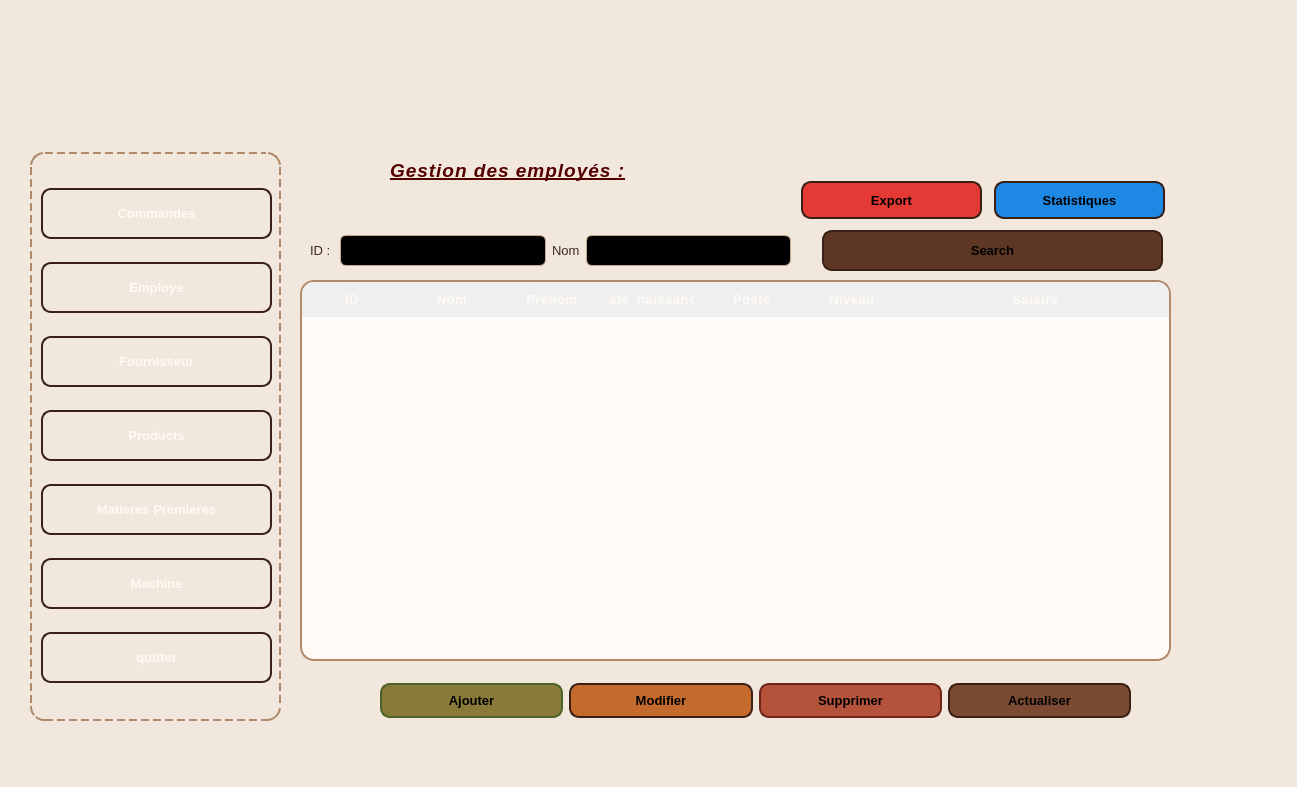
<?xml version="1.0" encoding="UTF-8"?>
<ui version="4.0">
 <class>pageemployee</class>
 <widget class="QDialog" name="pageemployee">
  <property name="geometry">
   <rect>
    <x>0</x>
    <y>0</y>
    <width>1297</width>
    <height>787</height>
   </rect>
  </property>
  <property name="windowTitle">
   <string>Dialog</string>
  </property>
  <property name="styleSheet">
   <string notr="true">/* =====================================================
   THEME ERP – STITCHED LEATHER / CUIR PREMIUM
===================================================== */

/* =======================
   GLOBAL
======================= */
QMainWindow, QWidget {
    background-color: #f1e7dc;
    font-family: &quot;Segoe UI&quot;;
    font-size: 13px;
    color: #3a2a20;
}

/* =======================
   LABELS
======================= */
QLabel {
    color: #3a2a20;
}

/* Main title */
QLabel#label_8 {
    font-size: 20px;
    font-weight: bold;
    color: #5b2f1d;
    letter-spacing: 1px;
}

/* =======================
   GROUPBOX – STITCHED LEATHER
======================= */
QGroupBox {
    background-color: qlineargradient(
        x1:0, y1:0, x2:0, y2:1,
        stop:0 #fff6ec,
        stop:1 #ead7c6
    );
    border: 2px dashed #b08a6b;   /* stitched effect */
    border-radius: 14px;
    margin-top: 22px;
}

QGroupBox::title {
    subcontrol-origin: margin;
    left: 16px;
    top: -12px;
    padding: 2px 10px;
    background-color: #f1e7dc;
    color: #5b2f1d;
    font-weight: bold;
    letter-spacing: 0.5px;
}

/* =======================
   INPUTS – EMBEDDED LEATHER
======================= */
QLineEdit, QDateTimeEdit, QComboBox {
    background-color: rgba(255, 250, 245, 0.6);
    border: 1px solid #c6a88d;
    border-radius: 6px;
    padding: 6px;
    color: #3a2a20;
}

QLineEdit:focus,
QDateTimeEdit:focus,
QComboBox:focus {
    border: 2px solid #6b3e26;
    background-color: #fffaf5;
}

QLineEdit:disabled,
QDateTimeEdit:disabled {
    color: #8a7a6e;
    background-color: #e6d8cc;
}

/* =======================
   COMBOBOX DROPDOWN
======================= */
QComboBox::drop-down {
    border-left: 1px solid #c6a88d;
}

QComboBox QAbstractItemView {
    background-color: #fffaf5;
    selection-background-color: #d8b59c;
    border: 1px solid #c6a88d;
}

/* =======================
   TABLE – LEATHER PANEL
======================= */
QTableWidget {
    background-color: #fffaf5;
    border: 2px solid #b08a6b;
    border-radius: 14px;
    gridline-color: #e0d2c5;
}

QHeaderView::section {
    background-color: qlineargradient(
        x1:0, y1:0, x2:0, y2:1,
        stop:0 #6b3e26,
        stop:1 #4a2717
    );
    color: #fffaf5;
    padding: 8px;
    border: none;
    font-weight: bold;
    letter-spacing: 0.5px;
}

QTableWidget::item {
    padding: 8px;
}

QTableWidget::item:selected {
    background-color: #d8b59c;
    color: #2a1a12;
}

/* =======================
   BUTTONS – LEATHER PATCH
======================= */
QPushButton {
    background-color: qlineargradient(
        x1:0, y1:0, x2:0, y2:1,
        stop:0 #7a4a2e,
        stop:1 #5b2f1d
    );
    border: 2px solid #3a1f14;
    border-radius: 10px;
    padding: 8px 16px;
    font-weight: bold;
    color: #fffaf5;
}

QPushButton:hover {
    background-color: qlineargradient(
        x1:0, y1:0, x2:0, y2:1,
        stop:0 #8b5a3a,
        stop:1 #6b3e26
    );
}

QPushButton:pressed {
    background-color: #4a2717;
}

/* Accent buttons */
QPushButton#pushButton {
    background-color: #6f8f3d;
    border-color: #4c6328;
}

QPushButton#pushButton_3 {
    background-color: #a23b2a;
    border-color: #6e2418;
}

/* Pagination buttons */
QPushButton#pushButton_8,
QPushButton#pushButton_13,
QPushButton#pushButton_14,
QPushButton#pushButton_15,
QPushButton#pushButton_16 {
    background-color: #a47148;
    border-color: #6b3e26;
}

/* =======================
   MENU BAR – DARK LEATHER
======================= */
QMenuBar {
    background-color: #4a2717;
    color: #fffaf5;
}

QMenuBar::item:selected {
    background-color: #7a4a2e;
}

/* =======================
   STATUS BAR
======================= */
QStatusBar {
    background-color: #e9dccf;
    color: #3a2a20;
    border-top: 1px solid #c6a88d;
}
</string>
  </property>
  <widget class="QWidget" name="horizontalLayoutWidget_4">
   <property name="geometry">
    <rect>
     <x>310</x>
     <y>230</y>
     <width>481</width>
     <height>41</height>
    </rect>
   </property>
   <layout class="QHBoxLayout" name="horizontalLayout_5">
    <item>
     <widget class="QLabel" name="label_3">
      <property name="text">
       <string>ID : </string>
      </property>
     </widget>
    </item>
    <item>
     <widget class="QLineEdit" name="searchIdEdit">
      <property name="styleSheet">
       <string notr="true">background-color : black;
color : white;</string>
      </property>
     </widget>
    </item>
    <item>
     <widget class="QLabel" name="label_4">
      <property name="text">
       <string>Nom</string>
      </property>
     </widget>
    </item>
    <item>
     <widget class="QLineEdit" name="searchNomEdit">
      <property name="styleSheet">
       <string notr="true">background-color : black;
color : white;</string>
      </property>
     </widget>
    </item>
   </layout>
  </widget>
  <widget class="QTableWidget" name="tableWidget">
   <property name="enabled">
    <bool>true</bool>
   </property>
   <property name="geometry">
    <rect>
     <x>300</x>
     <y>280</y>
     <width>871</width>
     <height>381</height>
    </rect>
   </property>
   <property name="styleSheet">
    <string notr="true">/* =======================
   TABLE – PERFECT ROUNDED LEATHER
======================= */

QTableWidget {
    background-color: #fffaf5;
    border: 2px solid #b08a6b;
    border-radius: 14px;
    gridline-color: #e0d2c5;
    padding: 0px;
}

/* IMPORTANT: clip the viewport */
QTableWidget::viewport {
    background-color: #fffaf5;
    border-radius: 12px;
}

/* Remove internal borders */
QTableWidget QTableCornerButton::section {
    background-color: #6b3e26;
    border: none;
}

/* Header styling */
QHeaderView {
    background-color: transparent;
}

QHeaderView::section {
    background-color: qlineargradient(
        x1:0, y1:0, x2:0, y2:1,
        stop:0 #6b3e26,
        stop:1 #4a2717
    );
    color: #fffaf5;
    padding: 8px;
    border: none;
    font-weight: bold;
}

/* Round TOP corners manually */
QHeaderView::section:first {
    border-top-left-radius: 12px;
}

QHeaderView::section:last {
    border-top-right-radius: 12px;
}

/* Table items */
QTableWidget::item {
    padding: 8px;
    border-bottom: 1px solid #e0d2c5;
}

/* Selection */
QTableWidget::item:selected {
    background-color: #d8b59c;
    color: #2a1a12;
}
</string>
   </property>
   <property name="verticalScrollBarPolicy">
    <enum>Qt::ScrollBarAsNeeded</enum>
   </property>
   <property name="horizontalScrollBarPolicy">
    <enum>Qt::ScrollBarAsNeeded</enum>
   </property>
   <property name="sizeAdjustPolicy">
    <enum>QAbstractScrollArea::AdjustIgnored</enum>
   </property>
   <property name="showDropIndicator" stdset="0">
    <bool>true</bool>
   </property>
   <property name="alternatingRowColors">
    <bool>false</bool>
   </property>
   <property name="showGrid">
    <bool>false</bool>
   </property>
   <property name="sortingEnabled">
    <bool>false</bool>
   </property>
   <property name="wordWrap">
    <bool>true</bool>
   </property>
   <attribute name="horizontalHeaderCascadingSectionResizes">
    <bool>true</bool>
   </attribute>
   <attribute name="horizontalHeaderShowSortIndicator" stdset="0">
    <bool>true</bool>
   </attribute>
   <attribute name="horizontalHeaderStretchLastSection">
    <bool>true</bool>
   </attribute>
   <attribute name="verticalHeaderVisible">
    <bool>false</bool>
   </attribute>
   <attribute name="verticalHeaderCascadingSectionResizes">
    <bool>true</bool>
   </attribute>
   <attribute name="verticalHeaderShowSortIndicator" stdset="0">
    <bool>true</bool>
   </attribute>
   <attribute name="verticalHeaderStretchLastSection">
    <bool>true</bool>
   </attribute>
   <column>
    <property name="text">
     <string>ID</string>
    </property>
   </column>
   <column>
    <property name="text">
     <string>Nom</string>
    </property>
   </column>
   <column>
    <property name="text">
     <string>Prénom</string>
    </property>
   </column>
   <column>
    <property name="text">
     <string>Date_naissance</string>
    </property>
   </column>
   <column>
    <property name="text">
     <string>Poste</string>
    </property>
   </column>
   <column>
    <property name="text">
     <string>Niveau</string>
    </property>
   </column>
   <column>
    <property name="text">
     <string>Salaire</string>
    </property>
   </column>
  </widget>
  <widget class="QPushButton" name="search">
   <property name="geometry">
    <rect>
     <x>822</x>
     <y>230</y>
     <width>341</width>
     <height>41</height>
    </rect>
   </property>
   <property name="styleSheet">
    <string notr="true"> background-color: #5D3724;
color : black;
</string>
   </property>
   <property name="text">
    <string>Search</string>
   </property>
  </widget>
  <widget class="QGroupBox" name="groupBox_2">
   <property name="geometry">
    <rect>
     <x>-150</x>
     <y>-50</y>
     <width>1541</width>
     <height>921</height>
    </rect>
   </property>
   <property name="styleSheet">
    <string notr="true">/* =====================================================
   THEME ERP – STITCHED LEATHER / CUIR PREMIUM
===================================================== */

/* =======================
   GLOBAL
======================= */
QMainWindow, QWidget {
    background-color: #f1e7dc;
    font-family: &quot;Segoe UI&quot;;
    font-size: 13px;
    color: #3a2a20;
}

/* =======================
   LABELS
======================= */
QLabel {
    color: #3a2a20;
}

/* Main title */
QLabel#label_8 {
    font-size: 20px;
    font-weight: bold;
    color: #5b2f1d;
    letter-spacing: 1px;
}

/* =======================
   GROUPBOX – STITCHED LEATHER
======================= */
QGroupBox {
    background-color: qlineargradient(
        x1:0, y1:0, x2:0, y2:1,
        stop:0 #fff6ec,
        stop:1 #ead7c6
    );
    border: 2px dashed #b08a6b;   /* stitched effect */
    border-radius: 14px;
    margin-top: 22px;
}

QGroupBox::title {
    subcontrol-origin: margin;
    left: 16px;
    top: -12px;
    padding: 2px 10px;
    background-color: #f1e7dc;
    color: #5b2f1d;
    font-weight: bold;
    letter-spacing: 0.5px;
}

/* =======================
   INPUTS – EMBEDDED LEATHER
======================= */
QLineEdit, QDateTimeEdit, QComboBox {
    background-color: rgba(255, 250, 245, 0.6);
    border: 1px solid #c6a88d;
    border-radius: 6px;
    padding: 6px;
    color: #3a2a20;
}

QLineEdit:focus,
QDateTimeEdit:focus,
QComboBox:focus {
    border: 2px solid #6b3e26;
    background-color: #fffaf5;
}

QLineEdit:disabled,
QDateTimeEdit:disabled {
    color: #8a7a6e;
    background-color: #e6d8cc;
}

/* =======================
   COMBOBOX DROPDOWN
======================= */
QComboBox::drop-down {
    border-left: 1px solid #c6a88d;
}

QComboBox QAbstractItemView {
    background-color: #fffaf5;
    selection-background-color: #d8b59c;
    border: 1px solid #c6a88d;
}

/* =======================
   TABLE – LEATHER PANEL
======================= */
QTableWidget {
    background-color: #fffaf5;
    border: 2px solid #b08a6b;
    border-radius: 14px;
    gridline-color: #e0d2c5;
}

QHeaderView::section {
    background-color: qlineargradient(
        x1:0, y1:0, x2:0, y2:1,
        stop:0 #6b3e26,
        stop:1 #4a2717
    );
    color: #fffaf5;
    padding: 8px;
    border: none;
    font-weight: bold;
    letter-spacing: 0.5px;
}

QTableWidget::item {
    padding: 8px;
}

QTableWidget::item:selected {
    background-color: #d8b59c;
    color: #2a1a12;
}

/* =======================
   BUTTONS – LEATHER PATCH
======================= */
QPushButton {
    background-color: qlineargradient(
        x1:0, y1:0, x2:0, y2:1,
        stop:0 #7a4a2e,
        stop:1 #5b2f1d
    );
    border: 2px solid #3a1f14;
    border-radius: 10px;
    padding: 8px 16px;
    font-weight: bold;
    color: #fffaf5;
}

QPushButton:hover {
    background-color: qlineargradient(
        x1:0, y1:0, x2:0, y2:1,
        stop:0 #8b5a3a,
        stop:1 #6b3e26
    );
}

QPushButton:pressed {
    background-color: #4a2717;
}

/* Accent buttons */
QPushButton#pushButton {
    background-color: #6f8f3d;
    border-color: #4c6328;
}

QPushButton#pushButton_3 {
    background-color: #a23b2a;
    border-color: #6e2418;
}

/* Pagination buttons */
QPushButton#pushButton_8,
QPushButton#pushButton_13,
QPushButton#pushButton_14,
QPushButton#pushButton_15,
QPushButton#pushButton_16 {
    background-color: #a47148;
    border-color: #6b3e26;
}

/* =======================
   MENU BAR – DARK LEATHER
======================= */
QMenuBar {
    background-color: #4a2717;
    color: #fffaf5;
}

QMenuBar::item:selected {
    background-color: #7a4a2e;
}

/* =======================
   STATUS BAR
======================= */
QStatusBar {
    background-color: #e9dccf;
    color: #3a2a20;
    border-top: 1px solid #c6a88d;
}
</string>
   </property>
   <property name="title">
    <string/>
   </property>
   <widget class="QLabel" name="label_5">
    <property name="geometry">
     <rect>
      <x>200</x>
      <y>60</y>
      <width>211</width>
      <height>121</height>
     </rect>
    </property>
    <property name="text">
     <string/>
    </property>
    <property name="pixmap">
     <pixmap resource="logo.qrc">:/Logo.png</pixmap>
    </property>
    <property name="scaledContents">
     <bool>true</bool>
    </property>
   </widget>
   <widget class="QGroupBox" name="groupBox">
    <property name="geometry">
     <rect>
      <x>180</x>
      <y>180</y>
      <width>251</width>
      <height>591</height>
     </rect>
    </property>
    <property name="title">
     <string/>
    </property>
    <widget class="QPushButton" name="pushButton_5">
     <property name="geometry">
      <rect>
       <x>11</x>
       <y>502</y>
       <width>231</width>
       <height>51</height>
      </rect>
     </property>
     <property name="text">
      <string>quitter</string>
     </property>
    </widget>
    <widget class="QPushButton" name="pushButton_6">
     <property name="geometry">
      <rect>
       <x>11</x>
       <y>58</y>
       <width>231</width>
       <height>51</height>
      </rect>
     </property>
     <property name="text">
      <string>Commandes</string>
     </property>
    </widget>
    <widget class="QPushButton" name="pushButton_11">
     <property name="geometry">
      <rect>
       <x>11</x>
       <y>132</y>
       <width>231</width>
       <height>51</height>
      </rect>
     </property>
     <property name="text">
      <string>Employe</string>
     </property>
    </widget>
    <widget class="QPushButton" name="pushButton_21">
     <property name="geometry">
      <rect>
       <x>11</x>
       <y>280</y>
       <width>231</width>
       <height>51</height>
      </rect>
     </property>
     <property name="text">
      <string>Products</string>
     </property>
    </widget>
    <widget class="QPushButton" name="pushButton_20">
     <property name="geometry">
      <rect>
       <x>11</x>
       <y>206</y>
       <width>231</width>
       <height>51</height>
      </rect>
     </property>
     <property name="text">
      <string>Fournisseur</string>
     </property>
    </widget>
    <widget class="QPushButton" name="pushButton_22">
     <property name="geometry">
      <rect>
       <x>11</x>
       <y>354</y>
       <width>231</width>
       <height>51</height>
      </rect>
     </property>
     <property name="text">
      <string>Matieres Premieres</string>
     </property>
    </widget>
    <widget class="QPushButton" name="pushButton_23">
     <property name="geometry">
      <rect>
       <x>11</x>
       <y>428</y>
       <width>231</width>
       <height>51</height>
      </rect>
     </property>
     <property name="text">
      <string>Machine</string>
     </property>
    </widget>
   </widget>
   <widget class="QLabel" name="label_8">
    <property name="geometry">
     <rect>
      <x>540</x>
      <y>180</y>
      <width>371</width>
      <height>81</height>
     </rect>
    </property>
    <property name="styleSheet">
     <string notr="true">/* ===== GLOBAL ===== */
QMainWindow {
    background-color: #f4efe9;
    font-family: &quot;Segoe UI&quot;;
    font-size: 11pt;
}

/* ===== GROUP BOX ===== */
QGroupBox {
    background-color: #f8f3ed;
    border: 1px solid #c7b299;
    border-radius: 6px;
    margin-top: 20px;
    padding: 10px;
}

QGroupBox::title {
    subcontrol-origin: margin;
    left: 12px;
    padding: 0 6px;
    color: #4b2e1f;
    font-weight: bold;
}

/* ===== LABELS ===== */
QLabel {
    color: #3b2a1a;
}

/* ===== INPUTS ===== */
QLineEdit, QTextBrowser, QComboBox, QDateEdit {
    background-color: #ffffff;
    border: 1px solid #c7b299;
    border-radius: 4px;
    padding: 4px;
}

QComboBox::drop-down {
    border-left: 1px solid #c7b299;
}

/* ===== TABLE ===== */
QTableWidget {
    background-color: #ffffff;
    border: 1px solid #c7b299;
    gridline-color: #e0d6c9;
}

QHeaderView::section {
    background-color: #6b3f2b;
    color: white;
    padding: 6px;
    border: none;
    font-weight: bold;
}

QTableWidget::item:selected {
    background-color: #d8c2aa;
    color: black;
}

/* ===== BUTTONS (DEFAULT) ===== */
QPushButton {
    background-color: #6b3f2b;
    color: white;
    border-radius: 6px;
    padding: 6px 14px;
}

QPushButton:hover {
    background-color: #8a5a44;
}

/* ===== ACTION BUTTONS ===== */
QPushButton#pushButton_3 { /* Ajouter */
    background-color: #5a7d3b;
}

QPushButton#pushButton_4 { /* Modifier */
    background-color: #d07a2d;
}

QPushButton#pushButton_5 { /* Supprimer */
    background-color: #b23a2b;
}

QPushButton#pushButton_6 { /* Actualiser */
    background-color: #7b4a32;
}

/* ===== MENU BAR ===== */
QMenuBar {
    background-color: #6b3f2b;
    color: white;
}

QMenuBar::item:selected {
    background-color: #8a5a44;
}

/* ===== STATUS BAR ===== */
QStatusBar {
    background-color: #e7dccf;
}
</string>
    </property>
    <property name="text">
     <string>&lt;html&gt;&lt;head/&gt;&lt;body&gt;&lt;p&gt;&lt;span style=&quot; font-size:14pt; font-weight:696; font-style:italic; text-decoration: underline; color:#550000;&quot;&gt;Gestion des employés :&lt;/span&gt;&lt;/p&gt;&lt;/body&gt;&lt;/html&gt;</string>
    </property>
   </widget>
   <widget class="QWidget" name="">
    <property name="geometry">
     <rect>
      <x>530</x>
      <y>720</y>
      <width>751</width>
      <height>61</height>
     </rect>
    </property>
    <layout class="QHBoxLayout" name="horizontalLayout">
     <item>
      <widget class="QPushButton" name="pushButton">
       <property name="font">
        <font>
         <family>Segoe UI</family>
         <pointsize>-1</pointsize>
         <weight>75</weight>
         <bold>true</bold>
        </font>
       </property>
       <property name="styleSheet">
        <string notr="true">background-color : #8A7A3A;
color : black;
</string>
       </property>
       <property name="text">
        <string>Ajouter</string>
       </property>
      </widget>
     </item>
     <item>
      <widget class="QPushButton" name="pushButton_2">
       <property name="font">
        <font>
         <family>Segoe UI</family>
         <pointsize>-1</pointsize>
         <weight>75</weight>
         <bold>true</bold>
        </font>
       </property>
       <property name="styleSheet">
        <string notr="true">background-color : #C46A2C;
color : black;</string>
       </property>
       <property name="text">
        <string>Modifier</string>
       </property>
      </widget>
     </item>
     <item>
      <widget class="QPushButton" name="pushButton_3">
       <property name="font">
        <font>
         <family>Segoe UI</family>
         <pointsize>-1</pointsize>
         <weight>75</weight>
         <bold>true</bold>
        </font>
       </property>
       <property name="styleSheet">
        <string notr="true">background-color : #B5523B;
color : black;</string>
       </property>
       <property name="text">
        <string>Supprimer</string>
       </property>
      </widget>
     </item>
     <item>
      <widget class="QPushButton" name="actualiser">
       <property name="font">
        <font>
         <family>Segoe UI</family>
         <pointsize>-1</pointsize>
         <weight>75</weight>
         <bold>true</bold>
        </font>
       </property>
       <property name="styleSheet">
        <string notr="true">background-color : #7A4A32;
color : black;</string>
       </property>
       <property name="text">
        <string>Actualiser</string>
       </property>
      </widget>
     </item>
    </layout>
   </widget>
  </widget>
  <widget class="QPushButton" name="pushButton_9">
   <property name="geometry">
    <rect>
     <x>994</x>
     <y>181</y>
     <width>171</width>
     <height>38</height>
    </rect>
   </property>
   <property name="styleSheet">
    <string notr="true"> background-color: #1E88E5;
color : black;</string>
   </property>
   <property name="text">
    <string>Statistiques</string>
   </property>
  </widget>
  <widget class="QPushButton" name="pushButton_7">
   <property name="geometry">
    <rect>
     <x>801</x>
     <y>181</y>
     <width>181</width>
     <height>38</height>
    </rect>
   </property>
   <property name="styleSheet">
    <string notr="true"> background-color: #E53935;
color : black;
</string>
   </property>
   <property name="text">
    <string>Export</string>
   </property>
  </widget>
  <zorder>groupBox_2</zorder>
  <zorder>horizontalLayoutWidget_4</zorder>
  <zorder>tableWidget</zorder>
  <zorder>search</zorder>
  <zorder>pushButton_9</zorder>
  <zorder>pushButton_7</zorder>
 </widget>
 <resources>
  <include location="logo.qrc"/>
 </resources>
 <connections/>
</ui>
